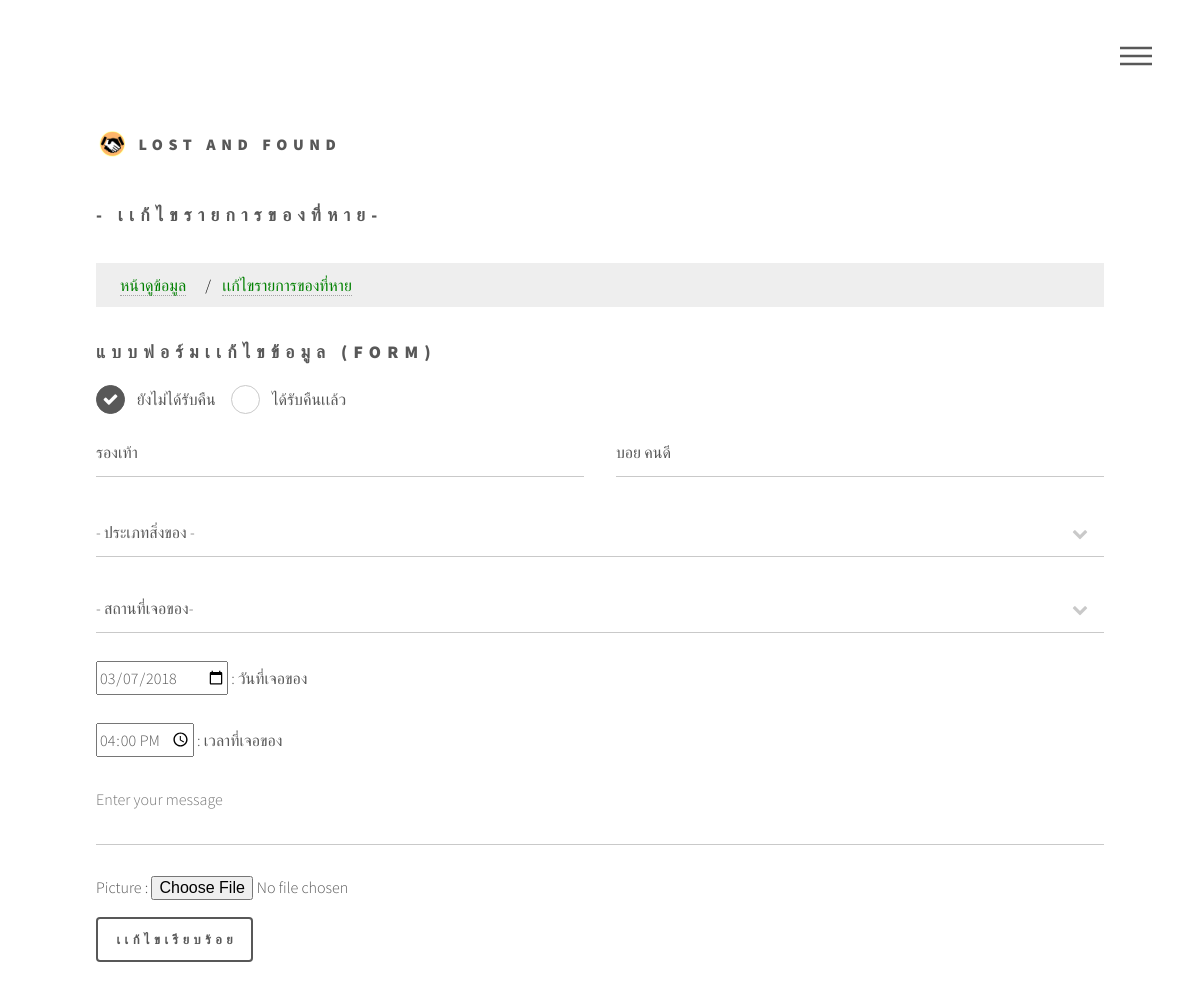
The page /fromupdatelost.php?lost_id=1 on the database its author committed.
### tables this page shows
CREATE TABLE `lostitem` (
  `lost_id` int(5) NOT NULL,
  `name` varchar(30) NOT NULL,
  `fname` varchar(30) NOT NULL,
  `place_id` int(5) NOT NULL,
  `type_id` int(5) NOT NULL,
  `date` date NOT NULL,
  `time` time NOT NULL,
  `description` text NOT NULL,
  `photo` varchar(200) NOT NULL,
  `status` varchar(20) NOT NULL,
  `status1` varchar(20) NOT NULL
);

### fromupdatelost.php (the view, shortened to what this page needs)
<?php
      require 'conectfromlost.php';
      $lost_id = $_GET['lost_id'];
      $qlost = "SELECT * FROM lostitem WHERE lost_id='$lost_id'";
      $reslost = mysqli_query($dbcon, $qlost);
      $rowlost = mysqli_fetch_array($reslost, MYSQLI_ASSOC);
?>
<!DOCTYPE HTML>
<html>
	<head>
		<link rel="stylesheet" href="assets/css/main.css" />
	</head>
	<body>
			<div id="wrapper">
					<header id="header">
						<div class="inner">
								<a href="index.php" class="logo">
									<span class="symbol"><img src="images/11.svg" alt="" /></span><span class="title">LOST And FOUND</span>
								</a>
								<nav>
									<ul>
										<li><a href="#menu">Menu</a></li>
									</ul>
								</nav>
						</div>
					</header>
					<div id="main">
						<div class="inner">
<h2>- เเก้ไขรายการของที่หาย- </h2>
<ul class="breadcrumb">
  <li><a href="3.php">หน้าดูข้อมูล</a></li>
  <li><a href="fromupdatelist.html">เเก้ไขรายการของที่หาย</a></li>
</ul>
								<section>
									<h2>แบบฟอร์มเเก้ไขข้อมูล (Form)</h2>
									<form method="post" action="updatelost.php" enctype="multipart/form-data" id="form1">
										<div class="4u 12u$(small)">
												<label for=status_0 >ยังไม่ได้รับคืน</label>
												<label for="status_1">ได้รับคืนเเล้ว</label>
											</div>
										<div class="row uniform">
											<div class="6u 12u$(xsmall)">
											<input type="text" name="name" id="name" value="<?php echo $rowlost ['name']; ?>" type="text" placeholder="ชื่อหัวข้อ" />
											</div>
											<div class="6u 12u$(xsmall)">
											   <input type="text" name="fname" id="fname" value="<?php echo $rowlost ['fname']; ?>" type="text" placeholder="ชื่อ-นามสกุล" />
											</div>
											<div class="12u$">
												<div class="select-wrapper">
													<select name="type_id" id="type_id" >
														<option value="">- ประเภทสิ่งของ -</option>
													</select>
												</div>
												<br>
											<div class="12u$">
												<div class="select-wrapper">
													<select name="place_id" id="place_id" >
														<option value="">- สถานที่เจอของ-</option>
													</select>
												</div>
											</div>
											<br>
											<div class="6u$ 12u$(xsmall)">
												<input type="date" name="date" id="date" value="<?php echo $rowlost ['date']; ?>" type="date" placeholder="Date" />
												: วันที่เจอของ
											</div>
											<br>
											<div class="6u$ 12u$(xsmall)">
												<input type="time" name="time" id="Time" value="<?php echo $rowlost ['time']; ?>" placeholder="Time" />
												: เวลาที่เจอของ
											</div>
											<br>
											<div class="12u$">
												<textarea name="description" id="description" placeholder="Enter your message" rows="6" ></textarea>
											</div>
											<br>
											<div class="12u$">
												<form name="photo" method="post"  enctype="multipart/form-data">
	                                             Picture : <input type="file" name="photo"><br>
	                                             <div class="12u$">
												<ul class="actions">
													<input type="submit" value="เเก้ไขเรียบร้อย" />
												</ul>
											</div>
	                                             </form>
											</div>
						</div>
			</div>
	</body>
</html>

### fromupdatelost.php (style rules this page uses)
ul.breadcrumb { padding: 8px 16px; list-style: none; background-color: #eee; }
ul.breadcrumb li { display: inline; }
ul.breadcrumb li+li:before { padding: 8px; color: black; content: "/\00a0"; }
ul.breadcrumb li a { color: green; }

### rows shown on the page
lostitem: name "รองเท้า", fname "บอย คนดี", date "03/07/2018", time "16:00:00"
